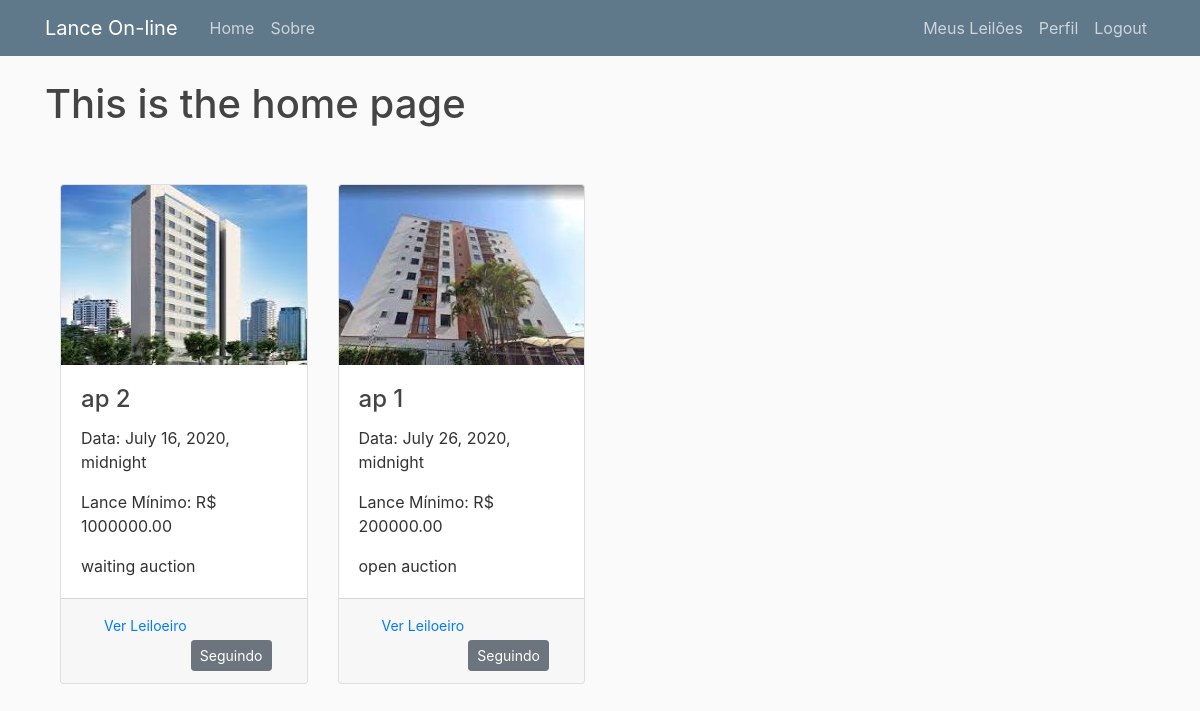
Screenshot of /sales/1/ (signed in) with the database file from the repository.
### sales/models.py (models this page shows, shortened)
class Immobile(models.Model):
    kind = models.ForeignKey(ImmobileKind, on_delete=models.CASCADE)
    city = models.ForeignKey(City, on_delete=models.CASCADE)
    neighborhood = models.ForeignKey(Neighborhood, on_delete=models.CASCADE)
    status = models.ForeignKey(Status, on_delete=models.CASCADE)
    seller = models.ForeignKey(Seller, on_delete=models.CASCADE)
    name = models.CharField(max_length=200)
    description = models.TextField()
    price = models.DecimalField(
        null=True, blank=True, max_digits=15, decimal_places=2)
    size = models.DecimalField(
        null=True, blank=True, max_digits=15, decimal_places=2)
    rooms = models.IntegerField(null=True, blank=True)
    address = models.CharField(max_length=200, null=True, blank=True)
    url_origin = models.URLField(max_length=200)
    date_created = models.DateTimeField(default=timezone.now)
    date_auction = models.DateTimeField(null=True, blank=True)
    image = models.ImageField(null=True, blank=True, upload_to='immobile_pics')
    liked = models.ManyToManyField(
        User, default=None, blank=True, related_name='liked')

class Status(models.Model):
    name = models.CharField(max_length=100)
    def __str__(self):
        return self.name

### sales/views.py (the view)
# urls.py: path('<int:id>/', views.sales_list, name='sales_list'),
@login_required
def sales_list(request, id):
    user = User.objects.get(id=id)
    immobiles = Immobile.objects.all()
    liked_auctions = []
    for immobile in immobiles:
        if user in immobile.liked.all():
            liked_auctions.append(immobile)
    context = {'title': 'Leilões Marcados', 'liked_auctions': liked_auctions}
    return render(request, 'sales/sales_list.html', context)

### sales/templates/sales/sales_list.html (shortened to what this page needs)
{% extends "sales/base.html" %}
{% block content %}
<h1>This is the home page</h1>
<div class="container-fluid">
    <div class="row">
        {% for auction in liked_auctions %}
        <div class="col-sm-3 my-5">
            <div class="card">
                <div class="view overlay">
                    <img src="{{ auction.image.url }}" class="card-img-top" alt="" width="300" height="180">
                </div>
                <div class="card-body">
                    <h4 class="card-title">{{ auction.name }}</h4>
                    <p class="card-text">Data: {{ auction.date_auction }}</p>
                    <p class="card-text">Lance Mínimo: R$ {{ auction.price }}</p>
                    <p class="card-text">{{ auction.status }}</p>
                </div>
                <div class="card-footer">
                    <div class="container">
                        <a href="{{ auction.url_origin }}" class="btn-sm float-left">Ver Leiloeiro</a>
                        {% if user.is_authenticated %}
                        <form action="{% url 'liked' %}" method="POST">
                            {% if user not in auction.liked.all %}
                            <button class="btn btn-primary btn-sm float-right" type="submit">Seguir</button>
                            {% else %}
                            <button class="btn btn-secondary btn-sm float-right" type="submit">Seguindo</button>
                            {% endif %}
                        </form>
                        {% endif %}
                    </div>
                </div>
            </div>
        </div>
        {% endfor %}
    </div>
</div>
{% endblock %}

### sales/static/sales/main.css (style rules this page uses)
body { background: #fafafa; color: #333333; margin-top: 5rem; }
h1, h2, h3, h4, h5, h6 { color: #444444; }

### rows the page displays
Immobile: image (picture), name "ap 2", date_auction "July 16, 2020, midnight", price "1000000.00", status "waiting auction", shows "Seguindo"
Immobile: image (picture), name "ap 1", date_auction "July 26, 2020, midnight", price "200000.00", status "open auction", shows "Seguindo"
